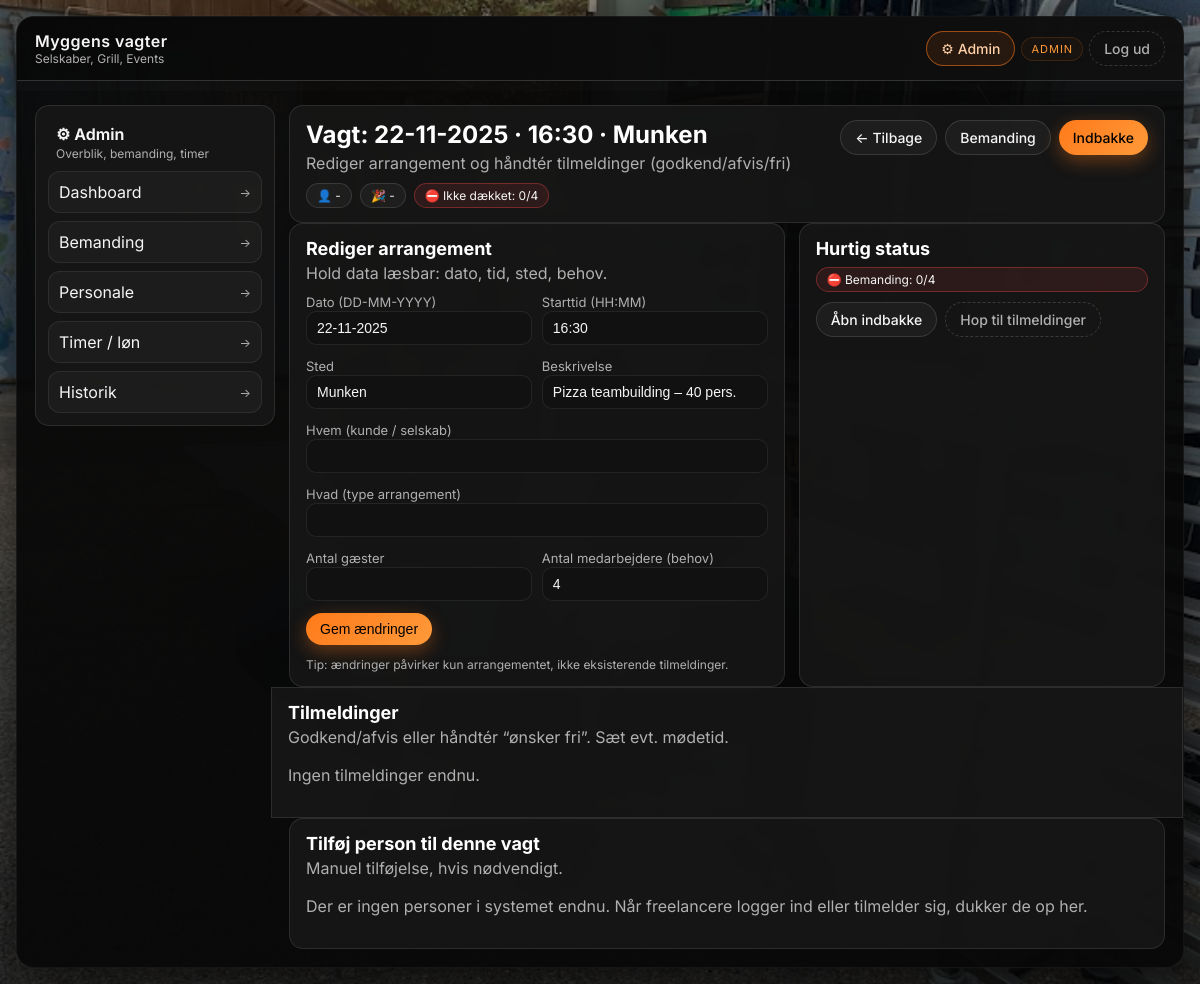
/admin/shift/8 (signed in), run on the app's committed database.
### tables this page shows
CREATE TABLE shifts (
            id INTEGER PRIMARY KEY AUTOINCREMENT,
            date TEXT NOT NULL,          -- fx '2025-11-21'
            start_time TEXT NOT NULL,    -- fx '17:00'
            location TEXT NOT NULL,      -- Hvor 
            description TEXT,            -- ekstra fritekst
            customer TEXT,               -- Hvem
            event_type TEXT,             -- Hvad
            guest_count INTEGER,         -- Antal gæster
            required_staff INTEGER NOT NULL,  -- bemanding (antal medarbejdere)
            is_active INTEGER NOT NULL DEFAULT 1,
            created_at TEXT DEFAULT CURRENT_TIMESTAMP
        );

### app.py (the view)
@app.route("/admin/shift/<int:shift_id>", methods=["GET"])
@admin_required
def admin_shift_detail(shift_id):
    shift = database.get_shift(shift_id)
    if shift is None:
        abort(404)
    shift["date_dk"] = format_danish_date(shift["date"])
    signups = database.get_signups_for_shift(shift_id)
    persons = database.get_all_persons()  # til dropdown
    return render_template(
        "admin_shift.html",
        shift=shift,
        signups=signups,
        persons=persons,
    )

### app.py (called while the page is built)
@app.context_processor
def inject_now():
    return {"now": datetime.now}

@app.context_processor
def inject_admin_notifications():
    if not session.get("is_admin"):
        return {}
    pending = database.get_pending_admin_actions()
    return {
        "pending_total": pending["pending_total"],
        "pending_signups": pending["pending_signups"],
        "pending_releases": pending["pending_releases"],
    }

@app.template_filter("dkdate")
def dkdate(value):
    if not value:
        return ""
    try:
        d = datetime.strptime(value, "%Y-%m-%d")
        return d.strftime("%d-%m-%Y")
    except Exception:
        return value

def format_danish_date(date_iso: str) -> str:
    try:
        parts = date_iso.split("-")
        if len(parts) != 3:
            return date_iso
        year, month, day = parts
        return f"{day}-{month}-{year}"
    except:
        return date_iso

def admin_required(f):
    @wraps(f)
    def wrapper(*args, **kwargs):
        if not session.get("is_admin"):
            return redirect(url_for("admin_login"))
        return f(*args, **kwargs)
    return wrapper

### database.py (called while the page is built)
def get_connection():
    conn = sqlite3.connect(DB_PATH)
    conn.row_factory = sqlite3.Row
    return conn

def _shift_row_to_dict(
    row,
    approved_count: int = 0,
    requested_count: int = 0,
    release_requested_count: int = 0,
):
    pending = requested_count + release_requested_count
    return {
        "id": row["id"],
        "date": row["date"],
        "time": row["start_time"],
        "location": row["location"],
        "description": row["description"],
        "customer": row["customer"] if "customer" in row.keys() else None,
        "event_type": row["event_type"] if "event_type" in row.keys() else None,
        "guest_count": row["guest_count"] if "guest_count" in row.keys() else None,
        "needed": row["required_staff"],
        "approved": approved_count,
        "pending": pending,
        "pending_signups": requested_count,
        "pending_releases": release_requested_count,
        "is_active": row["is_active"],
    }

def get_all_persons():
    conn = get_connection()
    cur = conn.cursor()
    cur.execute("SELECT id, name, phone, created_at FROM persons ORDER BY name")
    rows = cur.fetchall()
    conn.close()
    return [dict(row) for row in rows]

### templates/admin_shift.html (shortened to what this page needs)
{% extends "base.html" %}
{% block body_class %}admin-wide{% endblock %}
{% block content %}
<div class="card">
  <div class="page-top">
    <div>
      <h1 class="page-title">Vagt: {{ shift.date|dkdate }} · {{ shift.time }} · {{ shift.location }}</h1>
      <div class="subtitle">Rediger arrangement og håndtér tilmeldinger (godkend/afvis/fri)</div>
      <div class="meta-row">
        <span class="pill">👤 {{ shift.customer or "-" }}</span>
        <span class="pill">🎉 {{ shift.event_type or "-" }}</span>
        {% if shift.approved >= shift.needed %}
          <span class="pill ok">✅ Dækket: {{ shift.approved }}/{{ shift.needed }}</span>
        {% elif shift.approved > 0 %}
          <span class="pill warn">⚠️ Delvist: {{ shift.approved }}/{{ shift.needed }}</span>
        {% else %}
          <span class="pill bad">⛔ Ikke dækket: {{ shift.approved }}/{{ shift.needed }}</span>
        {% endif %}
      </div>
    </div>
    <div class="btn-row">
      <a href="{{ url_for('admin_dashboard') }}" class="btn btn-secondary">← Tilbage</a>
      <a href="{{ url_for('admin_overview') }}" class="btn btn-secondary">Bemanding</a>
      <a href="{{ url_for('admin_actions') }}" class="btn btn-primary">Indbakke</a>
    </div>
  </div>
</div>
<div class="split-row">
  <div class="card">
    <div class="card-header">
      <div>
        <h2 class="section-title">Rediger arrangement</h2>
        <div class="section-sub">Hold data læsbar: dato, tid, sted, behov.</div>
      </div>
    </div>
    <form method="post" action="{{ url_for('admin_edit_shift', shift_id=shift.id) }}">
      <div class="form-grid">
        <div>
          <label for="date">Dato (DD-MM-YYYY)</label>
          <input type="text" id="date" name="date" value="{{ shift.date|dkdate }}" required>
        </div>
        <div>
          <label for="start_time">Starttid (HH:MM)</label>
          <input type="text" id="start_time" name="start_time" value="{{ shift.time }}" required>
        </div>
        <div>
          <label for="location">Sted</label>
          <input type="text" id="location" name="location" value="{{ shift.location }}" required>
        </div>
        <div>
          <label for="description">Beskrivelse</label>
          <input type="text" id="description" name="description" value="{{ shift.description or '' }}">
        </div>
        <div class="form-span-2">
          <label for="customer">Hvem (kunde / selskab)</label>
          <input type="text" id="customer" name="customer" value="{{ shift.customer or '' }}">
        </div>
        <div class="form-span-2">
          <label for="event_type">Hvad (type arrangement)</label>
          <input type="text" id="event_type" name="event_type" value="{{ shift.event_type or '' }}">
        </div>
        <div>
          <label for="guest_count">Antal gæster</label>
          <input type="number" id="guest_count" name="guest_count" min="0" value="{{ shift.guest_count or '' }}">
        </div>
        <div>
          <label for="required_staff">Antal medarbejdere (behov)</label>
          <input type="number" id="required_staff" name="required_staff" min="1" value="{{ shift.needed }}" required>
        </div>
      </div>
      <div class="btn-row" style="margin-top:12px;">
        <button type="submit" class="btn btn-primary">Gem ændringer</button>
        <span class="helper-text">Tip: ændringer påvirker kun arrangementet, ikke eksisterende tilmeldinger.</span>
      </div>
    </form>
  </div>
  <div class="card">
    <div class="card-header">
      <div>
        <h2 class="section-title">Hurtig status</h2>
      </div>
    </div>
    {% set need = shift.needed %}
    {% set appr = shift.approved %}
    <div style="display:flex; flex-direction:column; gap:10px;">
      <div class="pill {% if appr >= need %}ok{% elif appr > 0 %}warn{% else %}bad{% endif %}">
        {% if appr >= need %}✅{% elif appr > 0 %}⚠️{% else %}⛔{% endif %}
        Bemanding: {{ appr }}/{{ need }}
      </div>
      <div class="btn-row">
        <a class="btn btn-secondary" href="{{ url_for('admin_actions') }}">Åbn indbakke</a>
        <a class="btn btn-ghost" href="#signups">Hop til tilmeldinger</a>
      </div>
    </div>
  </div>
</div>
<div class="card full-width-card" id="signups">
  <div class="card-header">
    <div>
      <h2 class="section-title">Tilmeldinger</h2>
      <div class="section-sub">Godkend/afvis eller håndtér “ønsker fri”. Sæt evt. mødetid.</div>
    </div>
  </div>
  {% if not signups %}
    <p>Ingen tilmeldinger endnu.</p>
  {% endif %}
</div>
<div class="card">
  <div class="card-header">
    <div>
      <h2 class="section-title">Tilføj person til denne vagt</h2>
      <div class="section-sub">Manuel tilføjelse, hvis nødvendigt.</div>
    </div>
  </div>
  {% if not persons %}
    <p>Der er ingen personer i systemet endnu. Når freelancere logger ind eller tilmelder sig, dukker de op her.</p>
  {% endif %}
</div>
{% endblock %}

### templates/base.html (style rules this page uses)
:root { --bg-main: #050505; --bg-card: #171717; --bg-card-soft: #1f1f1f; --accent: #ff7a1a; --accent-soft: rgba(255, 122, 26, 0.16); --accent-strong: #ff9a3a; --text-main: #f5f5f5; --text-muted: #b0b0b0; --border-subtle: #333; --danger: #ff4b4b; --success: #3acb6a; --warning: #ffd569; }
* { box-sizing: border-box; }
html, body { margin: 0; padding: 0; min-height: 100%; }
body { font-family: "Inter", system-ui, -apple-system, BlinkMacSystemFont, "Segoe UI", sans-serif; background: radial-gradient(circle at top left, #2b2b2b 0, #050505 40%, #000 100%); color: var(--text-main); display: flex; justify-content: center; }
body::before { content: ""; position: fixed; inset: 0; background-image: radial-gradient(circle at 20% 10%, rgba(255, 122, 26, 0.18), rgba(0,0,0,0) 45%), linear-gradient(to bottom, rgba(0,0,0,0.45), rgba(0,0,0,0.75)), url("/static/img/myggen-bg-1.jpg"); background-size: cover; background-position: center; opacity: 1; filter: saturate(1.05); z-index: -2; }
h1, h2, h3 { margin-top: 0; color: #fff; }
h1 { font-size: 24px; }
h2 { font-size: 18px; }
p { color: var(--text-muted); line-height: 1.5; }
a { color: var(--accent-strong); }
.btn { display: inline-flex; align-items: center; justify-content: center; padding: 8px 14px; border-radius: 999px; border: none; cursor: pointer; font-size: 14px; font-weight: 500; text-decoration: none; transition: transform 0.06s ease, box-shadow 0.06s ease, background 0.1s ease; white-space: nowrap; }
.btn-primary { background: linear-gradient(135deg, var(--accent), var(--accent-strong)); color: #000; box-shadow: 0 6px 18px rgba(255, 122, 26, 0.35); }
.btn-secondary { background: rgba(255,255,255,0.04); color: var(--text-main); border: 1px solid rgba(255,255,255,0.12); }
.btn-ghost { background: transparent; color: var(--text-muted); border: 1px dashed rgba(255,255,255,0.16); }
.card { background: rgba(25, 25, 25, 0.78); border-radius: 14px; border: 1px solid rgba(255,255,255,0.10); padding: 14px 16px; backdrop-filter: blur(6px); }
.card-header { display: flex; align-items: baseline; justify-content: space-between; margin-bottom: 8px; gap: 8px; }
.helper-text { font-size: 12px; color: var(--text-muted); margin-top: 4px; }
label { font-size: 13px; color: var(--text-muted); }
input[type="text"], input[type="password"], input[type="time"], input[type="number"], select, textarea { width: 100%; padding: 8px 10px; border-radius: 10px; border: 1px solid rgba(255,255,255,0.08); background: #111; color: var(--text-main); font-size: 14px; outline: none; transition: border 0.12s ease, box-shadow 0.12s ease, background 0.12s ease; }
input::placeholder { color: #666; }

### templates/admin_shift.html (style rules this page uses)
.page-top { display:flex; align-items:flex-start; justify-content:space-between; gap: 12px; flex-wrap: wrap; }
.page-title { margin:0; }
.subtitle { color: var(--text-muted); margin-top: 4px; }
.meta-row { display:flex; flex-wrap:wrap; gap: 8px; margin-top: 10px; }
.pill { display:inline-flex; align-items:center; padding: 4px 10px; border-radius: 999px; font-size: 12px; border: 1px solid rgba(255,255,255,0.12); background: rgba(255,255,255,0.04); white-space: nowrap; gap: 8px; }
.pill.bad { border-color: rgba(255,75,75,0.35); background: rgba(255,75,75,0.10); }
.btn-row { display:flex; gap:8px; flex-wrap:wrap; }
.form-grid { display:grid; grid-template-columns: 1fr 1fr; gap: 10px; }
.form-span-2 { grid-column: span 2; }
.section-title { margin:0; }
.section-sub { color: var(--text-muted); margin-top: 4px; }
.split-row { display:grid; grid-template-columns: minmax(0, 1.15fr) minmax(0, 0.85fr); gap: 14px; }
.full-width-card { margin-left: -18px; margin-right: -18px; border-radius: 0; }

### data on the page
shifts: date|dkdate "22-11-2025", time "16:30", location "Munken", date "22-11-2025", start_time "16:30", description "Pizza teambuilding – 40 pers."

### other printed values
{{ shift.customer or "-" }} "-"
{{ shift.event_type or "-" }} "-"
{{ shift.approved }} "0"
{{ shift.needed }} "4"
{{ appr }} "0"
{{ need }} "4"
